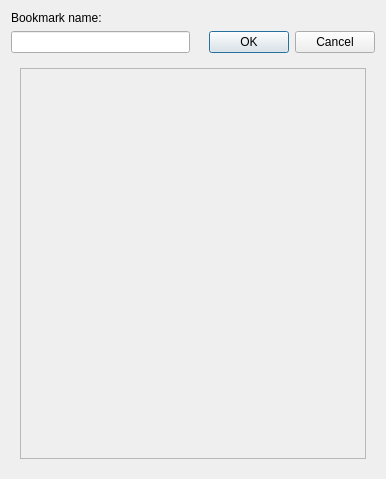
<?xml version="1.0" encoding="UTF-8"?>
<ui version="4.0">
 <class>BookmarkDialog</class>
 <widget class="QDialog" name="BookmarkDialog">
  <property name="geometry">
   <rect>
    <x>0</x>
    <y>0</y>
    <width>386</width>
    <height>479</height>
   </rect>
  </property>
  <property name="windowTitle">
   <string>Dialog</string>
  </property>
  <layout class="QGridLayout" name="gridLayout">
   <item row="0" column="0">
    <layout class="QVBoxLayout" name="verticalLayout_3">
     <item>
      <layout class="QVBoxLayout" name="verticalLayout">
       <item>
        <widget class="QLabel" name="label">
         <property name="text">
          <string>Bookmark name:</string>
         </property>
        </widget>
       </item>
       <item>
        <layout class="QHBoxLayout" name="horizontalLayout">
         <item>
          <widget class="QLineEdit" name="name"/>
         </item>
         <item>
          <widget class="QDialogButtonBox" name="buttonBox">
           <property name="orientation">
            <enum>Qt::Horizontal</enum>
           </property>
           <property name="standardButtons">
            <set>QDialogButtonBox::Cancel|QDialogButtonBox::Ok</set>
           </property>
          </widget>
         </item>
        </layout>
       </item>
      </layout>
     </item>
     <item>
      <widget class="QWidget" name="widget" native="true">
       <layout class="QVBoxLayout" name="verticalLayout_2">
        <item>
         <widget class="QScrollArea" name="scrollArea">
          <property name="minimumSize">
           <size>
            <width>331</width>
            <height>381</height>
           </size>
          </property>
          <property name="widgetResizable">
           <bool>true</bool>
          </property>
          <widget class="QWidget" name="scrollAreaWidgetContents">
           <property name="geometry">
            <rect>
             <x>0</x>
             <y>0</y>
             <width>346</width>
             <height>387</height>
            </rect>
           </property>
          </widget>
         </widget>
        </item>
       </layout>
      </widget>
     </item>
    </layout>
   </item>
  </layout>
 </widget>
 <resources/>
 <connections>
  <connection>
   <sender>buttonBox</sender>
   <signal>accepted()</signal>
   <receiver>BookmarkDialog</receiver>
   <slot>accept()</slot>
   <hints>
    <hint type="sourcelabel">
     <x>248</x>
     <y>254</y>
    </hint>
    <hint type="destinationlabel">
     <x>157</x>
     <y>274</y>
    </hint>
   </hints>
  </connection>
  <connection>
   <sender>buttonBox</sender>
   <signal>rejected()</signal>
   <receiver>BookmarkDialog</receiver>
   <slot>reject()</slot>
   <hints>
    <hint type="sourcelabel">
     <x>316</x>
     <y>260</y>
    </hint>
    <hint type="destinationlabel">
     <x>286</x>
     <y>274</y>
    </hint>
   </hints>
  </connection>
 </connections>
</ui>
